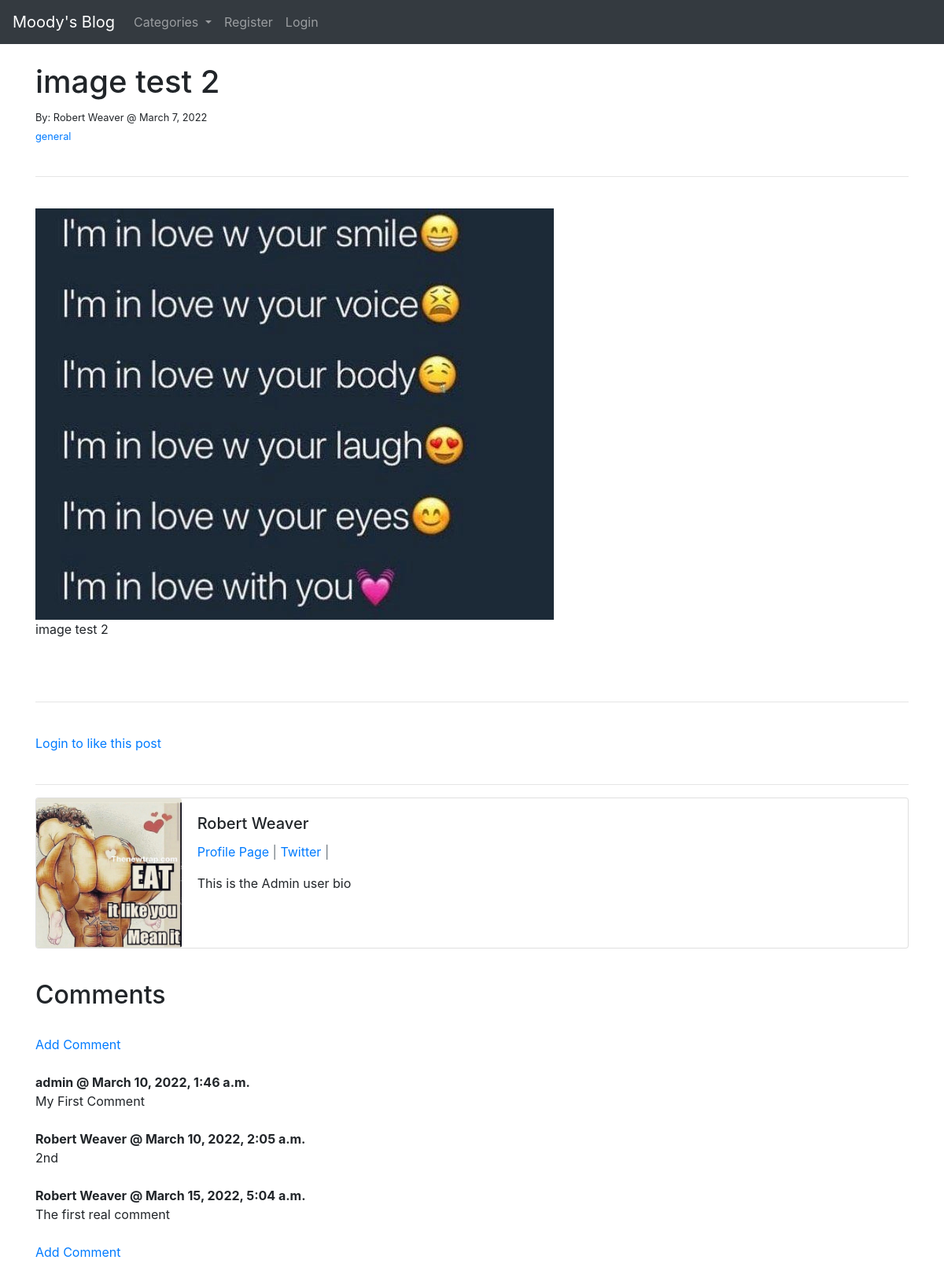
/article/14, run on the app's committed database.
### theblog/models.py (models this page shows, shortened)
class Post(models.Model):
    title = models.CharField(max_length=255)
    header_image = models.ImageField(null=True, blank=True, upload_to='images/')
    title_tag = models.CharField(max_length=255)
    author = models.ForeignKey(User, on_delete=models.CASCADE)
    body = RichTextField(blank=True, null=True)
    post_date = models.DateField(auto_now_add=True)
    category = models.CharField(max_length=255, default='general')
    snippet = models.CharField(max_length=255)
    likes = models.ManyToManyField(User, related_name='blog_posts')
    def total_likes(self):
        return self.likes.count()

class Profile(models.Model):
    user = models.OneToOneField(User, null=True, on_delete=models.CASCADE)
    bio = models.TextField()
    profile_pic = models.ImageField(null=True, blank=True, upload_to='images/profile_pics/')
    website_url = models.CharField(max_length=255, null=True, blank=True)
    facebook_url = models.CharField(max_length=255, null=True, blank=True)
    twitter_url = models.CharField(max_length=255, null=True, blank=True)
    instagram_url = models.CharField(max_length=255, null=True, blank=True)

class Comment(models.Model):
    post = models.ForeignKey(Post, related_name="comments", on_delete=models.CASCADE)
    name = models.CharField(max_length=255)
    body = models.TextField()
    date_added = models.DateTimeField(auto_now_add=True)

### theblog/views.py (the view)
# urls.py: path('article/<int:pk>', ArticleDetailView.as_view(), name="article-detail"),
class ArticleDetailView(DetailView):
    model = Post
    template_name = 'article_details.html'
    def get_context_data(self, *args, **kwargs):
        cat_menu = Category.objects.all()
        stuff = get_object_or_404(Post, id=self.kwargs['pk'])
        total_likes = stuff.total_likes()
        liked = False
        if stuff.likes.filter(id=self.request.user.id).exists():
            liked = True
        context = super(ArticleDetailView, self).get_context_data(*args, **kwargs)
        context["cat_menu"] = cat_menu
        context['total_likes'] = total_likes
        context['liked'] = liked
        return context

### theblog/models.py (called while the page is built)
    def __str__(self):
        return self.name

### theblog/templates/article_details.html (shortened to what this page needs)
{% extends 'base.html' %}
{% load static %}
{% block content %}
    <h1>{{ post.title }}</h1>
    <small>By:
        {{ post.author.first_name }}
        {{ post.author.last_name }} @ {{ post.post_date }} <br/>
        <a href="{% url 'category' post.category|slugify %}">{{ post.category }}</a><br/>
    </small><br/>
    <hr>
    <br />
    {% if post.header_image %}
        <img src="{{ post.header_image.url }}" />
    {% endif %}
    {{ post.body|safe }}
    <br/><br/>
    <hr>
    <br/>
    <form action="{% url 'like_post' post.pk %}" method="POST">
        {% if user.is_authenticated %}
            {% if liked %}
                <button type="submit" class="btn btn-danger btn-sm" name="post_id" value="{{ post.id }}">Unlike</button> - {{ total_likes }} Likes
            {% else %}
                <button type="submit" class="btn btn-primary btn-sm" name="post_id" value="{{ post.id }}">Like</button> - {{ total_likes }} Likes
            {% endif %}
        {% else %}
            <a href="{% url 'login' %}">Login to like this post</a>
        {% endif %}
    </form>
<br/>
<hr>
<div class="card mb-3">
    <div class="row no-gutters">
      <div class="col-md-2">
      {% if post.author.profile.profile_pic %}
        <img src="{{ post.author.profile.profile_pic.url }}" class="card-img">
      {% else %}
        <img src="{% static 'moodyblog/images/default_profile_pic.jpeg' %}" class="card-img" class="card-img">
      {% endif %}
      </div>
      <div class="col-md-10">
        <div class="card-body">
          <h5 class="card-title">{{ post.author.first_name }} {{ post.author.last_name }}</h5>
          <p class="card-text text-muted">
              <a href="{% url 'show_profile_page' post.author.profile.id %}">Profile Page</a> |
              {% if post.author.profile.twitter_url %}
                <a href="{{ post.author.profile.twitter_url }}">Twitter</a> |
              {% endif %}
          </p>
          <p class="card-text">{{ post.author.profile.bio }}</p>
        </div>
      </div>
    </div>
  </div>
  <br/>
  <h2>Comments</h2>
  <br/>
  {% if not post.comments.all %}
      No comments yet.<a href="{% url 'add_comment' post.pk %}">Be the first to comment!</a>
  {% else %}
      <a href="{% url 'add_comment' post.pk %}">Add Comment</a>
      <br/><br/>
      {% for comment in post.comments.all %}
        <strong>{{ comment.name }} @ {{ comment.date_added }}</strong><br/>
        {{ comment.body }}
        <br/><br/>
        {% endfor %}
        <a href="{% url 'add_comment' post.pk %}">Add Comment</a>
  {% endif %}
  <br/>
  <br/><br/>
{% endblock %}

### theblog/templates/base.html (shortened to what this page needs)
<!doctype html>
{% load static %}
<html lang="en">
  <head>
    <link rel="stylesheet" href="https://stackpath.bootstrapcdn.com/bootstrap/4.4.1/css/bootstrap.min.css">
        <link href="{% static 'fontawesomefree/css/all.min.css' %}" rel="stylesheet" type="text/css">
  </head>
  <body>
    <nav class="navbar navbar-expand-lg navbar-dark bg-dark">
      <a class="navbar-brand" href="{% url 'home' %}">Moody's Blog</a>
      <div class="collapse navbar-collapse" id="navbarSupportedContent">
        <ul class="navbar-nav mr-auto">
          {% if cat_menu %}
          <li class="nav-item dropdown">
            <a class="nav-link dropdown-toggle" href="#" id="navbarDropdown" role="button" data-toggle="dropdown" aria-haspopup="true" aria-expanded="false">
              Categories
            </a>
          </li>
          {% else %}
            <li class="nav-item">
              <a class="nav-link" href="{% url 'category-list' %}">Category List</a>
            </li>
          {% endif %}
          {% if user.is_authenticated %}
            <li class="nav-item">
              <a class="nav-link" href="{% url 'add_post' %}">Add Post</a>
            </li>
          {% else %}
            <li class="nav-item">
              <a class="nav-link" href="{% url 'register' %}">Register</a>
            </li>
            <li class="nav-item">
              <a class="nav-link" href="{% url 'login' %}">Login</a>
            </li>
          {% endif %}
        </ul>
      </div>
    </nav>
    <br/>
    <div class="container">
        {% block content %}
        {% endblock %}
    </div>
  </body>
</html>

### data on the page
Post: title "image test 2", author.first_name "Robert", author.last_name "Weaver", post_date "March 7, 2022", category "general", header_image (picture), body "image test 2", author.profile.profile_pic (picture), author.profile.bio "This is the Admin user bio"
Comment: name "admin", date_added "March 10, 2022, 1:46 a.m.", body "My First Comment"
Comment: name "Robert Weaver", date_added "March 10, 2022, 2:05 a.m.", body "2nd"
Comment: name "Robert Weaver", date_added "March 15, 2022, 5:04 a.m.", body "The first real comment"
